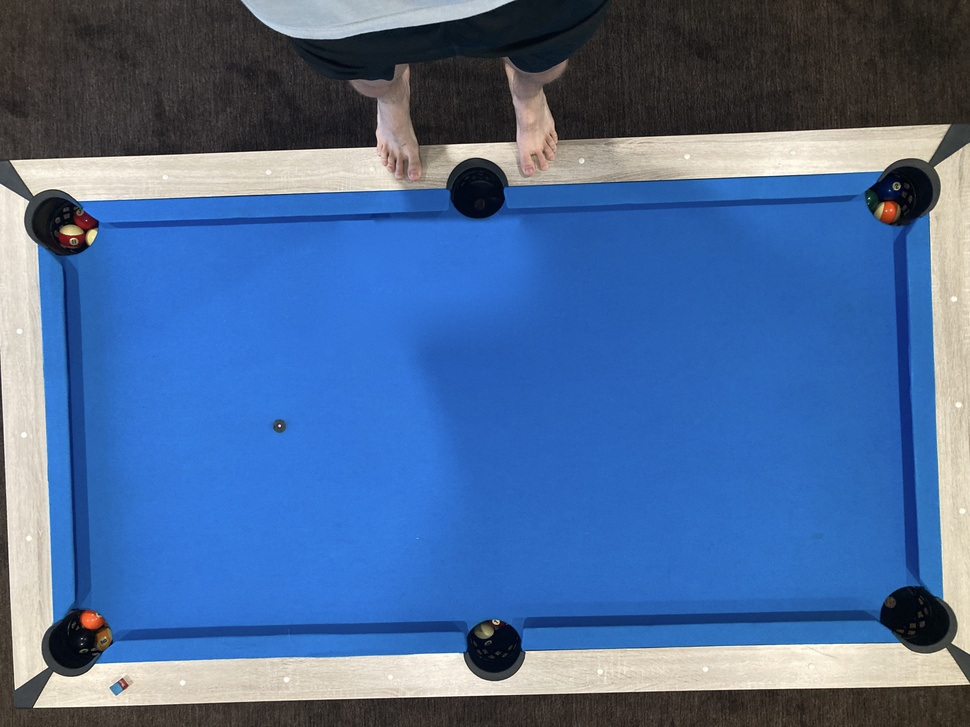
#> input picture table6_empty.jpg, 970 x 727 px, shrunk from 4032 x 3024 before the run
$ python basic.py
#> lines starting #> are read from the running program, lines starting #| are printed output that depends on the picture; after the words box and inside, x2 and y2 are one past the last pixel; in counts of white or black regions, pixels touching at a corner belong together
import cv2
from matplotlib import pyplot as plt
import numpy as np

table_empty = cv2.imread("table6_empty.jpg", 1)
#> table_empty is the input picture: shape (727, 970, 3); mean B, G, R 153.5, 106.7, 75
# table_empty = cv2.cvtColor(table_empty, cv2.COLOR_BGR2HSV)
table = cv2.imread("table6.jpg", 1)
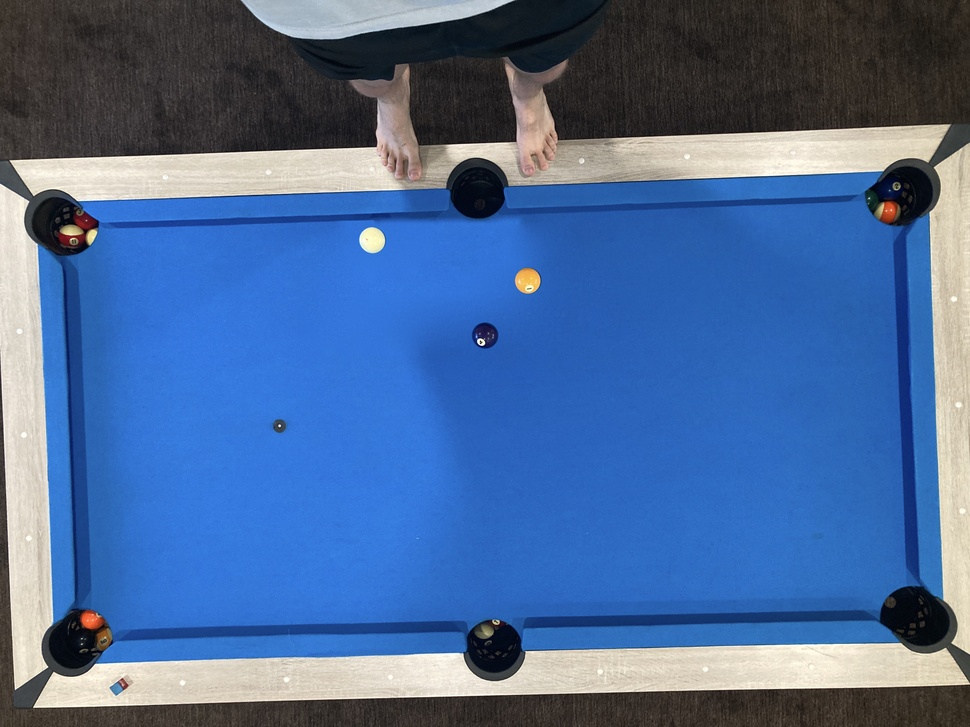
#> input picture table6.jpg, 970 x 727 px, shrunk from 4032 x 3024 before the run
#> table is the input picture: shape (727, 970, 3); mean B, G, R 153.5, 106.8, 75.7
# table = cv2.cvtColor(table, cv2.COLOR_BGR2HSV)


cv2.namedWindow('img', cv2.WINDOW_NORMAL)

def getSides(pts):
    c1 = { "x": pts[0][0], "y": pts[0][1] }
    c2 = { "x": pts[1][0], "y": pts[1][1] }
    c3 = { "x": pts[2][0], "y": pts[2][1] }
    c4 = { "x": pts[3][0], "y": pts[3][1] }

    d12 = np.sqrt((c1.get('x') - c2.get('x'))**2 + (c1.get('y') - c2.get('y'))**2)
    d13 = np.sqrt((c1.get('x') - c3.get('x'))**2 + (c1.get('y') - c3.get('y'))**2)
    d14 = np.sqrt((c1.get('x') - c4.get('x'))**2 + (c1.get('y') - c4.get('y'))**2)

    lengths = [d12, d13, d14]
    lengths.sort()

    height = lengths[0]
    width = lengths[1]

    return { "height": height, "width": width }

def getCenter(img, scale):
#> called with scale = 0.5
    h, w, c = img.shape
#> h = 727; w = 970; c = 3
    croppedEdge = (1 - scale) / 2
    x1 = int(croppedEdge*w)
#> x1 = 242
    x2 = int(x1 + scale*w)
#> x2 = 727
    y1 = int(croppedEdge*h)
#> y1 = 181
    y2 = int(y1 + scale*h)
#> y2 = 544

    croppedImg = img[y1:y2, x1:x2]
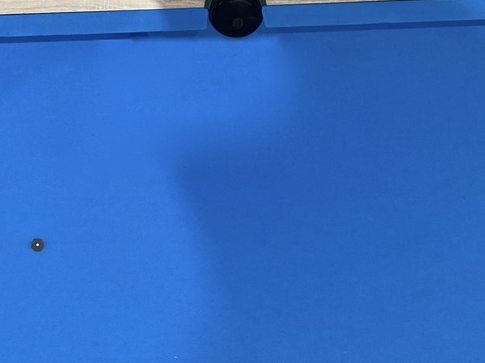
#> croppedImg: shape (363, 485, 3); mean B, G, R 194.3, 105.8, 47.3
    resizedImg = cv2.resize(croppedImg, None, fx=1/scale, fy=1/scale, interpolation=cv2.INTER_LINEAR)
    return resizedImg


def unique_count_app(a):
    colors, count = np.unique(a.reshape(-1,a.shape[-1]), axis=0, return_counts=True)
#> count = 19646 values, max 12090 at index 18772, min 1 at index 0, mean 35.85
    return colors[count.argmax()]

def getWarpMatrix(image):
    tableColorBgr = unique_count_app(getCenter(image, 0.5))
#> tableColorBgr = [216, 116, 51]
    lower = []
    upper = []
    plusMinus = 40
    for color in tableColorBgr:
        if color >= plusMinus:
            lower.append(color - plusMinus)
        else:
            lower.append(0)
        if color <= 256 - plusMinus:
            upper.append(color + plusMinus)
        else:
            upper.append(256)
#> this loop made 3 passes
#> color on passes 1 to 3: 216, 116, 51
#> after the loop, lower = [176, 76, 11]; upper = [256, 156, 91]

    lower = np.array(lower)
    upper = np.array(upper)

    mask = cv2.inRange(image, lower, upper)
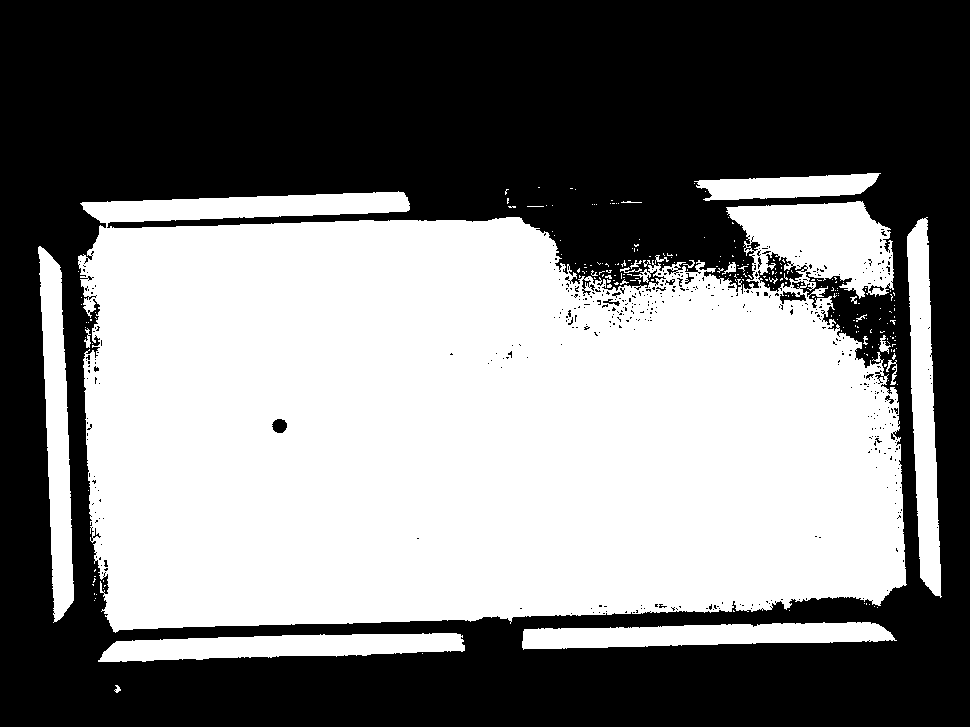
#> mask: shape (727, 970); 48.7% white; 242 white regions (220 under 20 px)
    output = cv2.bitwise_and(image, image, mask=mask)
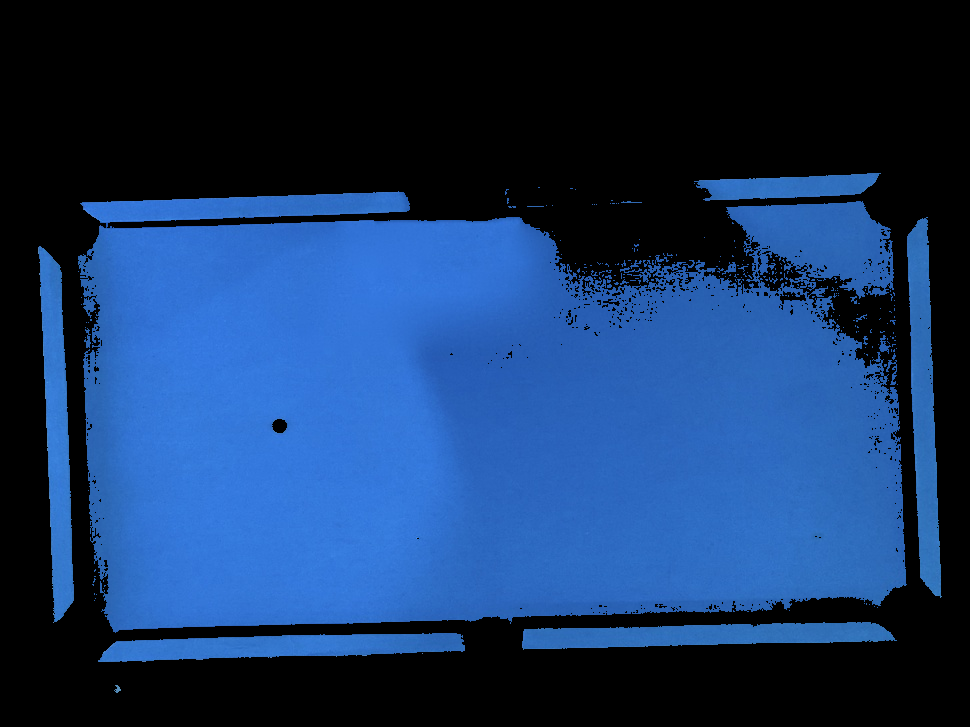
#> output: shape (727, 970, 3); mean B, G, R 96.9, 53.3, 23.1

    contours, hierarchy = cv2.findContours(mask, cv2.RETR_TREE, cv2.CHAIN_APPROX_SIMPLE)
#> contours = 823 contours, 772 with area under 20; largest, box (x1, y1, x2, y2) and area: (78, 191, 907, 633) 309455, (907, 217, 942, 598) 7311, (38, 246, 74, 623) 7244, (98, 633, 465, 662) 6909, (522, 622, 897, 650) 6810
    c = max(contours, key = cv2.contourArea)
#> c = contour of 2227 points, box (x1, y1, x2, y2) (78, 191, 907, 633), area 309455
    rect = cv2.minAreaRect(c)
#> rect = ((491.4, 405.7), (816.5, 435.6), -1.97)
    box = np.int0(cv2.boxPoints(rect))
#> box = [[90, 637], [75, 202], [891, 174], [906, 609]]
    boxWidth = int(getSides(box)['width'])
#> in getSides, `c1 = { "x": pts[0][0], "y": pts[0][1] }`: c1 = {'x': 90, 'y': 637}
#> in getSides, `c2 = { "x": pts[1][0], "y": pts[1][1] }`: c2 = {'x': 75, 'y': 202}
#> in getSides, `c3 = { "x": pts[2][0], "y": pts[2][1] }`: c3 = {'x': 891, 'y': 174}
#> in getSides, `c4 = { "x": pts[3][0], "y": pts[3][1] }`: c4 = {'x': 906, 'y': 609}
#> in getSides, `d12 = np.sqrt((c1.get('x') - c2.get('x'))**2 + (c1.get('y') - c2.get('..`: d12 = 435.3
#> in getSides, `d13 = np.sqrt((c1.get('x') - c3.get('x'))**2 + (c1.get('y') - c3.get('..`: d13 = 925.2
#> in getSides, `d14 = np.sqrt((c1.get('x') - c4.get('x'))**2 + (c1.get('y') - c4.get('..`: d14 = 816.5
#> in getSides, `lengths = [d12, d13, d14]`: lengths = [435.3, 925.2, 816.5]
#> in getSides, `height = lengths[0]`: height = 435.3
#> in getSides, `width = lengths[1]`: width = 816.5
#> boxWidth = 816
    boxHeight = int(getSides(box)['height'])
#> boxHeight = 435

    # rows, cols = mask.shape
    pts1 = np.float32([box[0], box[1], box[2]])
#> pts1 = [[90, 637], [75, 202], [891, 174]]
    pts2 = np.float32([[0, 0], [0, boxHeight], [boxWidth, boxHeight]])
#> pts2 = [[0, 0], [0, 435], [816, 435]]

    M = cv2.getAffineTransform(pts1, pts2)
#> M = [[0.999, -0.0344, -67.95], [-0.0343, -0.999, 639.3]]
    return M, boxWidth, boxHeight

M, boxWidth, boxHeight = getWarpMatrix(table_empty)
#> boxWidth = 816; boxHeight = 435
background = cv2.warpAffine(table_empty, M, (boxWidth, boxHeight))#[0:int(boxHeight), 0:int(boxWidth)]
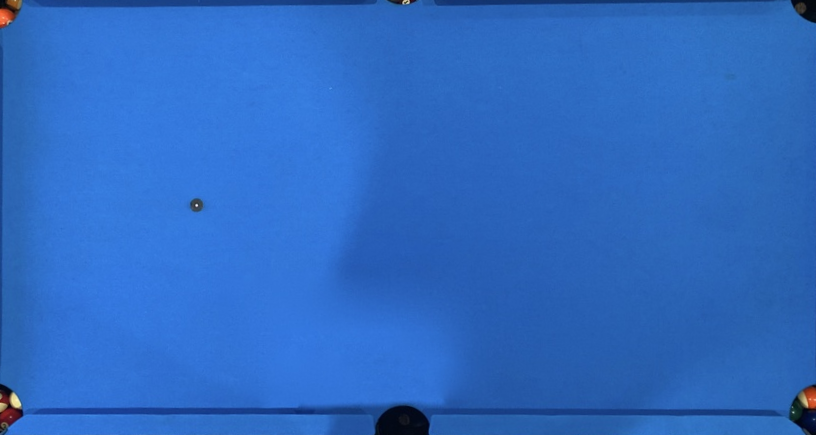
#> background: shape (435, 816, 3); mean B, G, R 193.8, 105.7, 46
table = cv2.warpAffine(table, M, (boxWidth, boxHeight))#[0:int(boxHeight), 0:int(boxWidth)]
#> table: shape (435, 816, 3)

difference = cv2.absdiff(table, background)
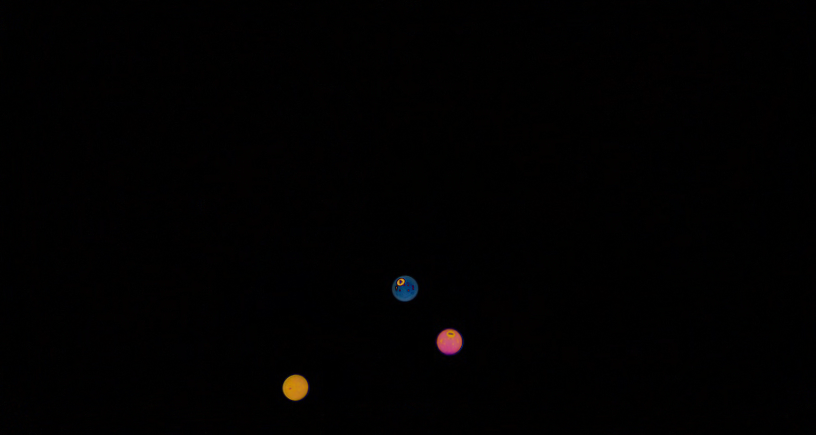
#> difference: shape (435, 816, 3); mean B, G, R 1, 1, 1.5

lower = np.array([3, 3, 3])
upper = np.array([255, 255, 255])

mask = cv2.inRange(difference, lower, upper)
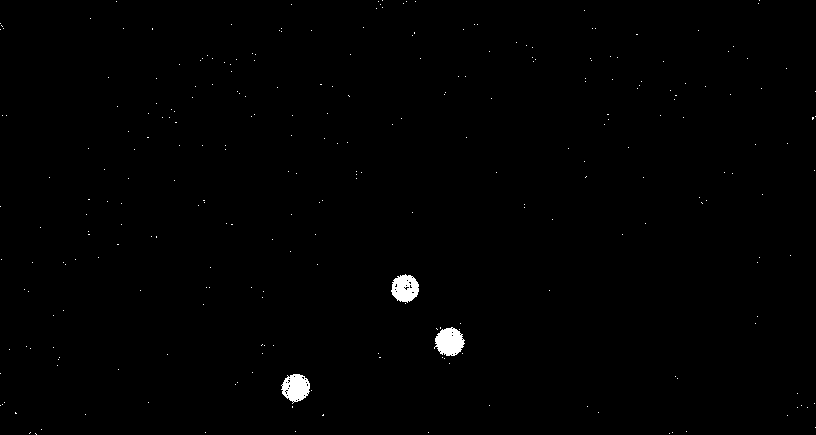
#> mask: shape (435, 816); 0.59% white; 272 white regions (269 under 20 px)
output = cv2.bitwise_and(table, table, mask=mask)
#> output: shape (435, 816, 3)

contours, hierarchy = cv2.findContours(mask, cv2.RETR_TREE, cv2.CHAIN_APPROX_SIMPLE)
#> contours = 312 contours, 309 with area under 20; largest, box (x1, y1, x2, y2) and area: (434, 327, 465, 356) 594, (281, 374, 310, 404) 574, (391, 274, 419, 303) 556

balls = []
for con in contours:
    perimeter = cv2.arcLength(con, True)
    area = cv2.contourArea(con)
    if perimeter == 0:
        continue
    circularity = 4*np.pi*(area/(perimeter*perimeter))
    if area > 1000 and area < 11000 and circularity > 0.5 and circularity < 1.2:
        balls.append(con)
#> this loop made 312 passes
#> (perimeter, area, circularity) on pass 33: (104.8, 573.5, 0.656)
#> after the loop, balls = []

cv2.drawContours(output, balls, -1, (0, 255, 0), 6)
cv2.drawContours(mask, balls, -1, (0, 255, 0), 6)

cv2.imshow('img', mask)
cv2.waitKey(0)
cv2.imshow('img', output)
cv2.waitKey(0)

cv2.destroyAllWindows()
